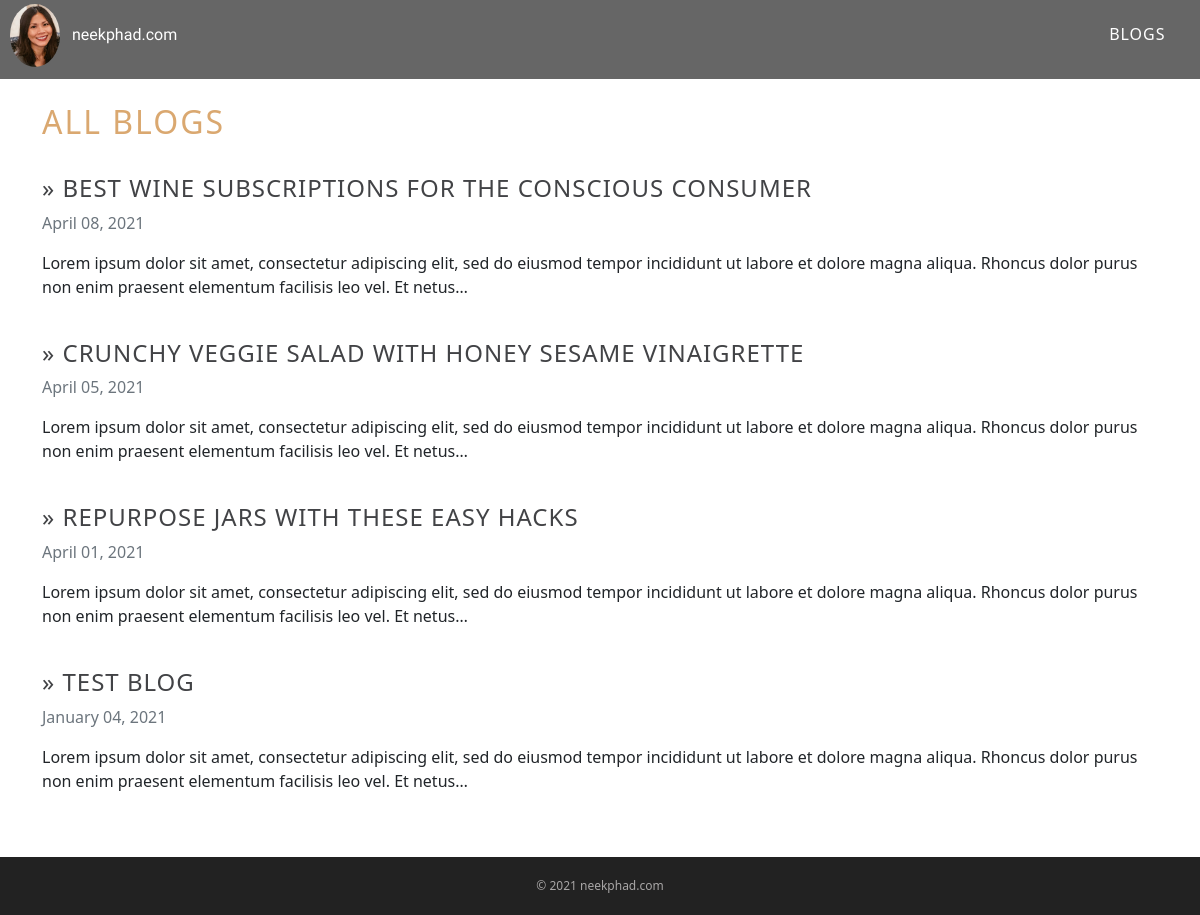
The page /blog/ on the database as committed earlier.
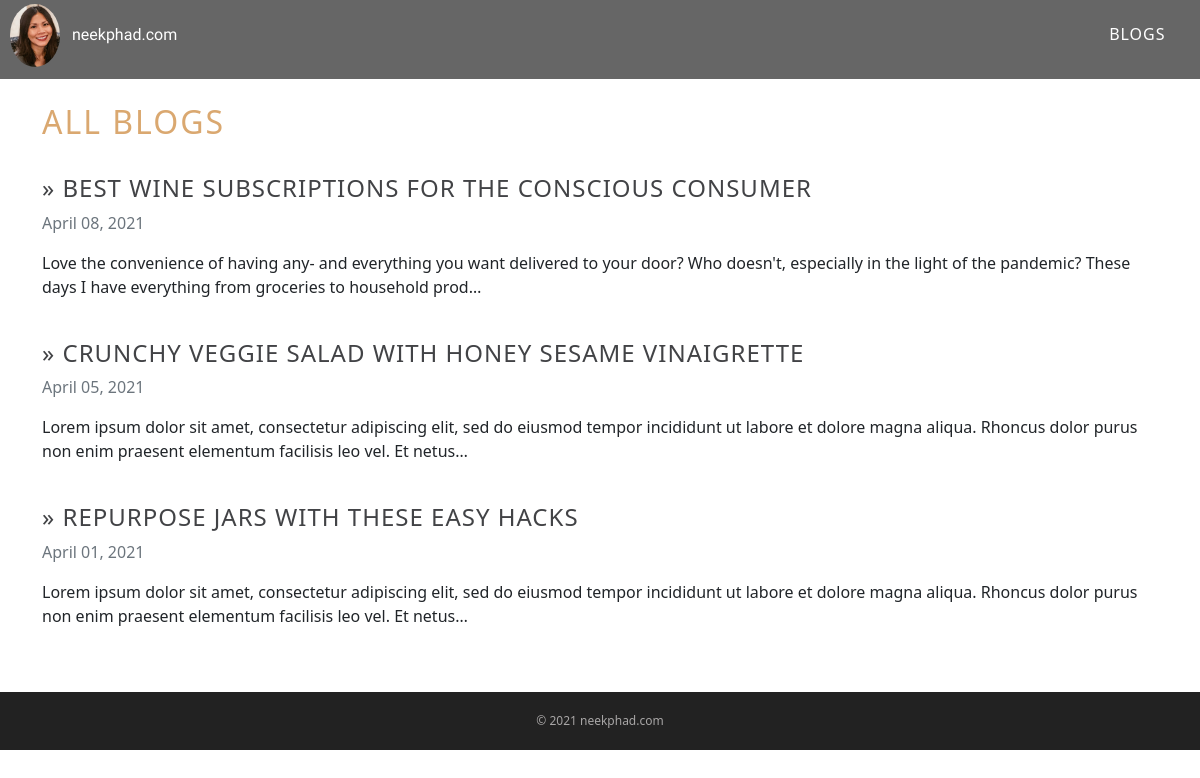
The same page on the database as committed later.
### website/models.py (models this page shows, shortened)
class Blog(models.Model):
    title = models.CharField(max_length=200, blank=False)
    slug = models.SlugField(max_length=200, null=True, blank=False)
    description = models.TextField()
    date = models.DateField()
    image = models.ImageField(upload_to='images/', null=True, blank=True)
    url = models.URLField(blank=True)
    class Meta:
        ordering = ['-date']

### website/views.py (the view)
# urls.py: 2. Add a URL to urlpatterns:  path('blog/', include('blog.urls'))
def blog(request):
    blogs = Blog.objects.order_by('-date')
    return render(request, 'blog.html', {'blogs':blogs})

### website/templates/blog.html (shortened to what this page needs)
{% extends 'base.html' %}
{% load static %}
{% block content %}
<section>
<div class="container">
    <br>
    <h2>All Blogs</h2>
    <div class="row">
        <div class="col-md-12 mt-4 mb-4 center">
            {% for blog in blogs %}
            <div class="blog">
                <a href="{% url 'blog_detail' blog.id blog.slug %}"><h4>&raquo; {{ blog.title }}</h4></a>
                <p class="text-muted">{{ blog.date|date:'F d, Y' }}</p>
                <p class="card-text">{{ blog.description|striptags|truncatechars:200 }}</p>
                <br>
            {% endfor %}
            </div>
        </div>
    </div>
</div>
</section>
{% endblock %}

Rows that differ between the two databases and show on the page:
removed Blog: title "TEST BLOG", date "January 04, 2021", description "Lorem ipsum dolor sit amet, consectetur adipiscing elit, sed do eiusmod tempor incididunt ut labore et dolore magna aliqua. Rhoncus dolor purus non enim praesent elementum facilisis leo vel. Et netus…"
changed Blog "BEST WINE SUBSCRIPTIONS FOR THE CONSCIOUS CONSUMER": description "Lorem ipsum dolor sit amet, consectetur adipiscing elit, sed do eiusmod tempor incididunt ut labore et dolore magna aliqua. Rhoncus dolor purus non enim praesent elementum facilisis leo vel. Et netus…" → "Love the convenience of having any- and everything you want delivered to your door? Who doesn't, especially in the light of the pandemic? These days I have everything from groceries to household prod…"
